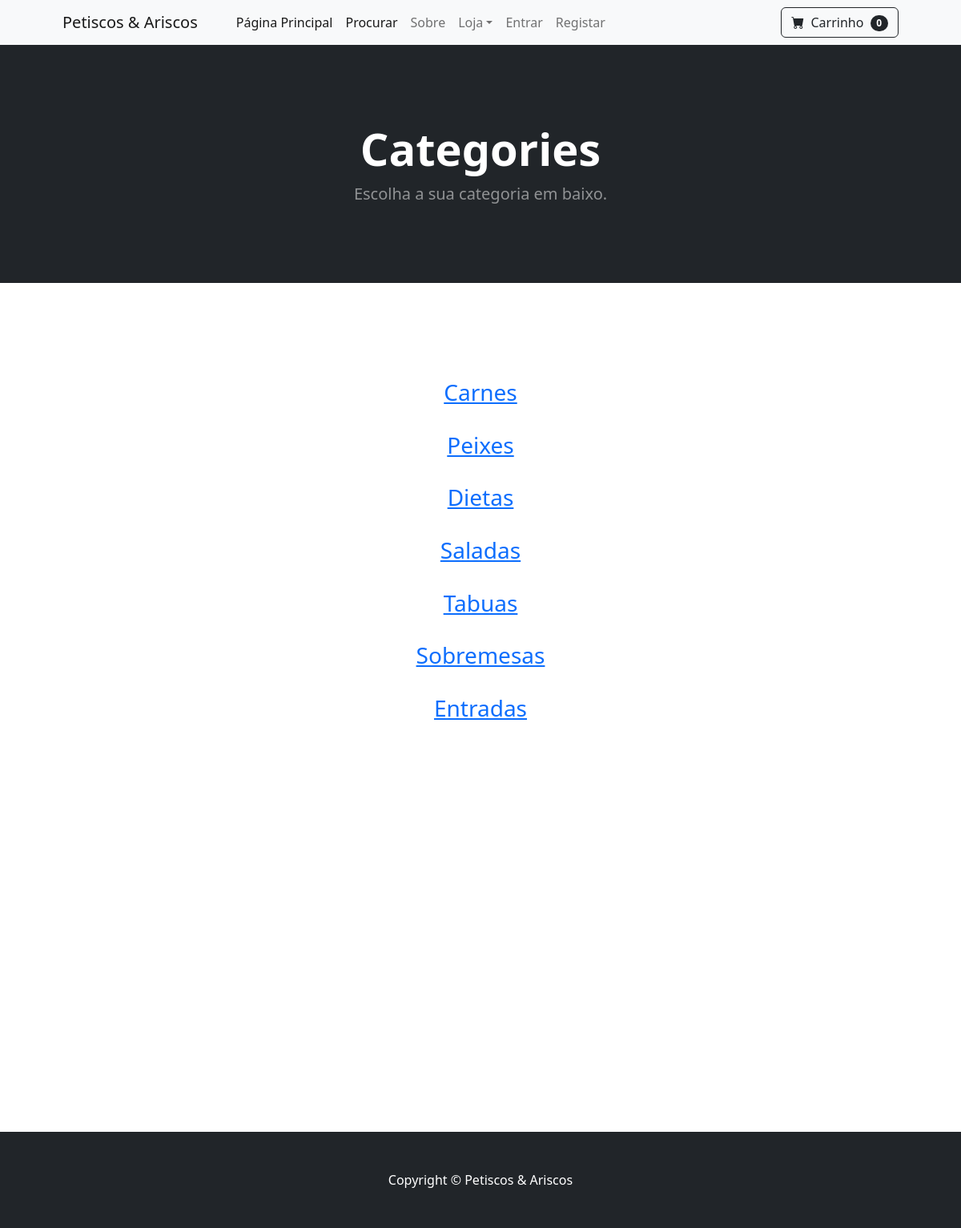
The app's page /category_summary/ with its own data.
### mystore/models.py (models this page shows)
class Categories(models.Model):
    name = models.CharField(max_length=50)
    def __str__(self):
        return self.name
    class Meta:
        verbose_name_plural = "Categories"

### mystore/views.py (the view)
# urls.py: path('category_summary/', views.category_summary, name='category_summary'),
def category_summary(request):
    categories = Categories.objects.all()
    return render(request, 'category_summary.html', {'categories':categories})

### cart/cart.py (called while the page is built)
    def __len__(self):
        return len(self.cart)

### cart/context_processors.py (called while the page is built)
def cart(request):
    return {'cart': Cart(request)}

### mystore/templates/category_summary.html
{% extends 'base.html' %}
{% block content %}
        <header class="bg-dark py-5">
            <div class="container px-4 px-lg-5 my-5">
                <div class="text-center text-white">
                    <h1 class="display-4 fw-bolder">Categories</h1>
                    <p class="lead fw-normal text-white-50 mb-0">Escolha a sua categoria em baixo.</p>
                </div>
            </div>
        </header>
        <div class="container">
            <div class="row">
                <center>
                    <div class="col-8">
                        <br/><br/><br/><br/>
                        {% for category in categories %}
                        <br/>
                        <h3><a href="{% url 'category' category %}">{{ category }}</a></h3>
                        {% endfor %}
                        <br/><br/><br/><br/><br/><br/><br/><br/><br/><br/><br/><br/><br/><br/><br/><br/><br/><br/><br/><br/><br/>
                    </div>
                </center>
            </div>
        </div>
{% endblock %}

### records on screen
Categories: name "Carnes"
Categories: name "Peixes"
Categories: name "Dietas"
Categories: name "Saladas"
Categories: name "Tabuas"
Categories: name "Sobremesas"
Categories: name "Entradas"

### other values on screen
{{ cart|length }} "0"
